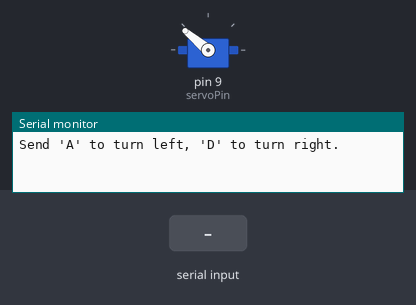
Bench run of a sketch on a simulated Arduino Uno, built with avr-gcc and run on an emulated ATmega328P. Parts: servo, the last lines printed to the serial monitor. Inputs (shaded band) come from the test bench.

Above: at 1.2 s.
1.3 s: "A" received over Serial
At 2.5 s:
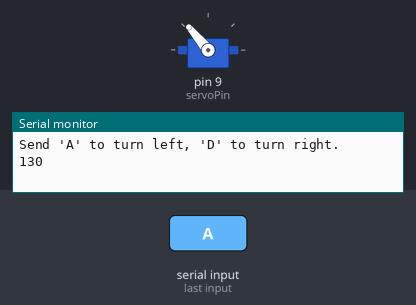
2.8 s: "D" received over Serial
At 3.8 s:
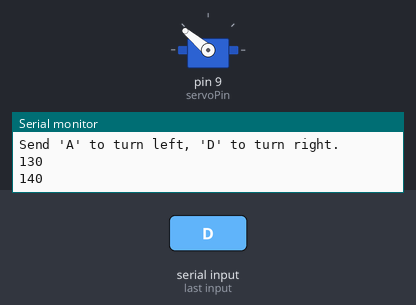
4.3 s: "a" received over Serial
At 4.9 s:
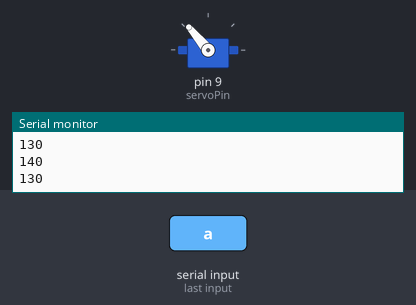
Timing chart, 0 to 7.3 s (numbered marks = the images above; inputs shaded):
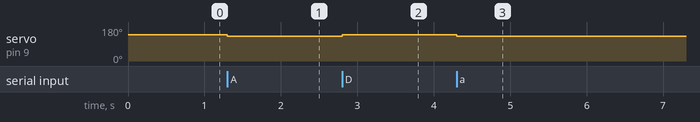

Measured:
- after the input at 1.3 s, servo on pin 9 (servoPin): 140° → 130° at once
- after the input at 2.8 s, servo on pin 9 (servoPin): 130° → 140° at once
- after the input at 4.3 s, servo on pin 9 (servoPin): 140° → 130° at once

The sketch:

servo_motor_test.ino
```cpp
// Basic Servo Control with Serial Input (A = left, D = right)
#include <Servo.h>

Servo myServo;
int pos = 140;  // Start at center position
const int servoPin = 9;

void setup() {
  myServo.attach(servoPin);
  myServo.write(pos);
  Serial.begin(9600);
  Serial.println("Send 'A' to turn left, 'D' to turn right.");
}

void loop() {
  if (Serial.available() > 0) {
    char input = Serial.read();
    if (input == 'A' || input == 'a') {
      pos -= 10;
      if (pos < 0) pos = 0;
      myServo.write(pos);
      Serial.println(pos);  // For Serial Plotter
    } else if (input == 'D' || input == 'd') {
      pos += 10;
      if (pos > 180) pos = 180;
      myServo.write(pos);
      Serial.println(pos);  // For Serial Plotter
    }
  }
}
```
